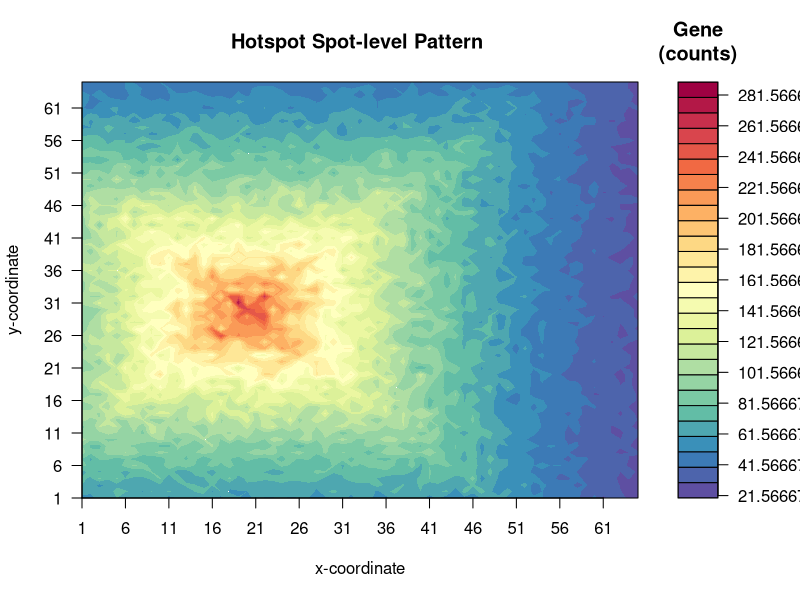
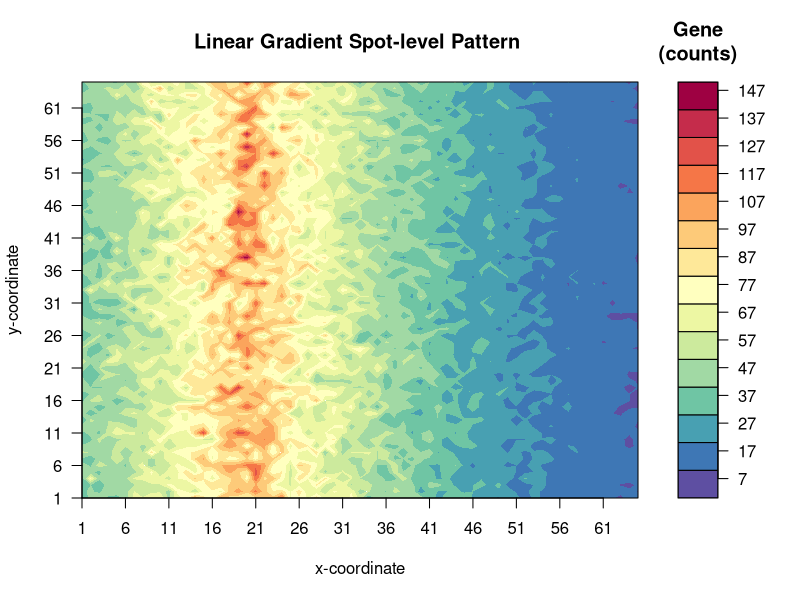
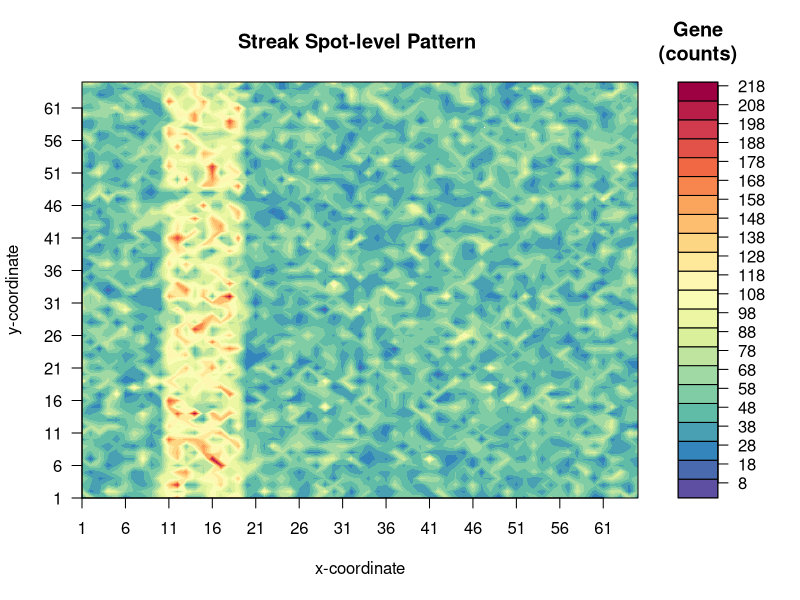
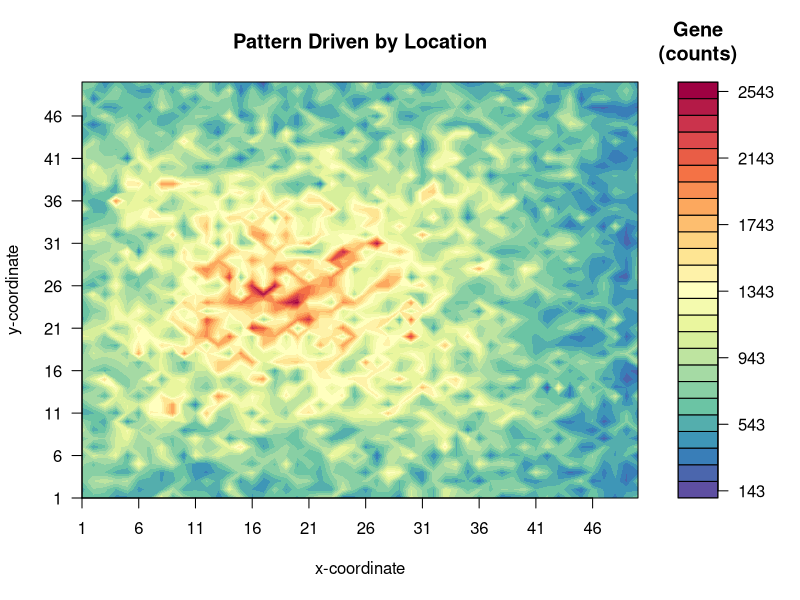
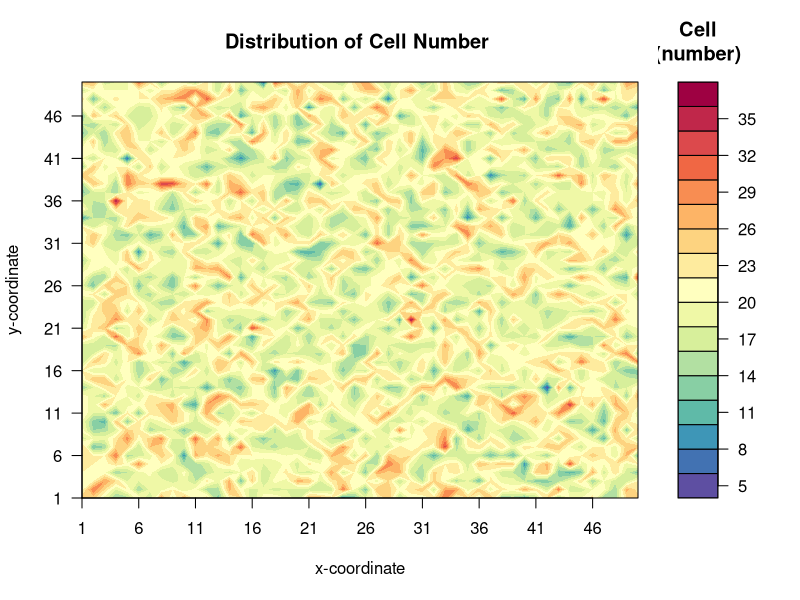
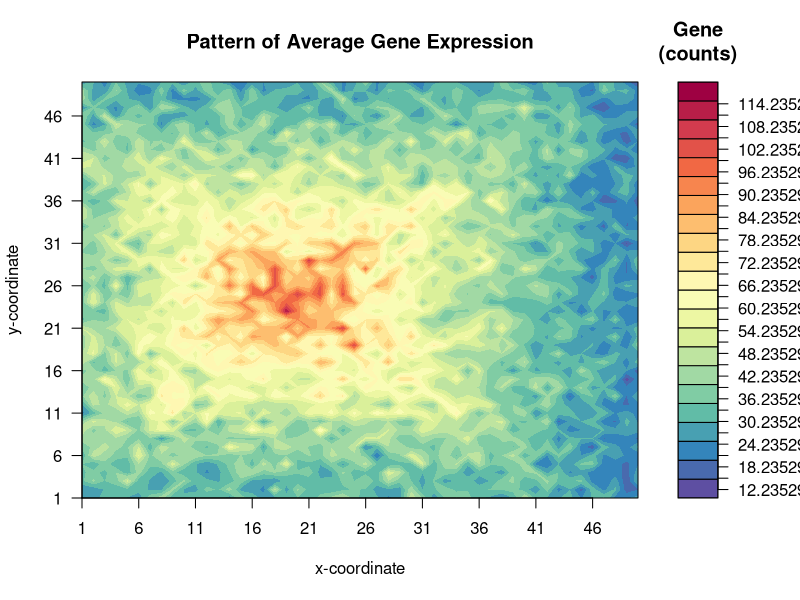

Generate these figures, in order, with R:
#spot-level pattern 
#start
library(RColorBrewer)
library(gplots)
myPalette <- colorRampPalette(rev(brewer.pal(11, "Spectral")))

#Hotspot：y1,y2:coordinates of index spot
#2x-1:length of rectangular with pattern, x should be odd number. x-1 need to be divide by k.
#k:thinkness of every layer
#r:change rate
#n: peak mean
#sz: size parameter in alternative parametrization of NB
#l:length of background rect.
kernal1<-function(y1,y2,x,k,r,n,sz,l){
  set.seed(104)
  aresult<-matrix(rep(0,(l^2)),nrow=l,ncol=l)
  result<-matrix(rep(0,(2*x-1)^2),nrow=2*x-1,ncol=2*x-1)
  result[x,x]<-n
  # x-1 has to be divided by k
  #four corner on every k "layer"
  for (t in (0:((x-1)/k-1))) {
    result[x-(t+1)*k,x+(t+1)*k]<-(1/r)*result[x-t*k,x+t*k]
    result[x+(t+1)*k,x+(t+1)*k]<-(1/r)*result[x+t*k,x+t*k]
    result[x-(t+1)*k,x-(t+1)*k]<-(1/r)*result[x-t*k,x-t*k]
    result[x+(t+1)*k,x-(t+1)*k]<-(1/r)*result[x+t*k,x-t*k]
    #four corner on every layer between k-1 and k    
    for (i in (0:(k-1))) {
      result[x-(t+1)*k+i,x+(t+1)*k-i]<-result[x-(t+1)*k,x+(t+1)*k]
      result[x+(t+1)*k-i,x+(t+1)*k-i]<-result[x+(t+1)*k,x+(t+1)*k]
      result[x-(t+1)*k+i,x-(t+1)*k+i]<-result[x-(t+1)*k,x-(t+1)*k]
      result[x+(t+1)*k-i,x-(t+1)*k+i]<-result[x+(t+1)*k,x-(t+1)*k]
      #every line aligned to the corner (clockwisely)  
      for (j in (1:(2*((t+1)*k-i)-1))) {
        result[x-(t+1)*k+i+j,x+(t+1)*k-i] <-result[x-(t+1)*k+i,x+(t+1)*k-i]
        result[x+(t+1)*k-i,x+(t+1)*k-i-j] <-result[x+(t+1)*k-i,x+(t+1)*k-i]
        result[x-(t+1)*k+i,x-(t+1)*k+i+j] <-result[x-(t+1)*k+i,x-(t+1)*k+i]
        result[x+(t+1)*k-i-j,x-(t+1)*k+i] <-result[x+(t+1)*k-i,x-(t+1)*k+i]
      }
    }
  }
  generate<-function(s){
    g<-mean(rnbinom(30,mu=s,size=sz))
  }
  cresult<-sapply(result,generate)
  dresult<-matrix(cresult,nrow=2*x-1,ncol=2*x-1,byrow=T)
  
  aresult[y1,y2]<-dresult[x,x]
  for (i in (0:min(c((y1-1),(x-1))))){
    aresult[y1-i,y2]<-dresult[x-i,x]
    for (j in (0:min(c((y2-1),(x-1))))){
      aresult[y1-i,y2-j]<-dresult[x-i,x-j]
    }
    for (t in (0:min(c((l-y2),(x-1))))){
      aresult[y1-i,y2+t]<-dresult[x-i,x+t]
    }
  }
  for (s in (0:min(c((l-y1),(x-1))))){
    aresult[y1+s,y2]<-dresult[x+s,x]
    for (j in (0:min(c((y2-1),(x-1))))){
      aresult[y1+s,y2-j]<-dresult[x+s,x-j]
    }
    for (t in (0:min(c((l-y2),(x-1))))){
      aresult[y1+s,y2+t]<-dresult[x+s,x+t]
    }
  }
  graph<-filled.contour(x = 1:nrow(aresult),y = 1:ncol(aresult),
                 z = aresult, color.palette = myPalette,
                 plot.title = title(main = "Hotspot Spot-level Pattern ",
                                    xlab = "x-coordinate",ylab = "y-coordinate"),
                 plot.axes = {axis(1, seq(1, ncol(aresult), by = 5))
                   axis(2, seq(1, nrow(aresult), by = 5))},
                 key.title = title(main="Gene\n(counts)"),
                 key.axes = axis(4, seq(min(aresult), max(aresult), by = 20)),
                 )
  finalresult<-list(aresult,graph)
  return(finalresult)
}
#example of kernal1
k11<-kernal1(20,30,60,2,1.1,250,7,65)



#linear gradient spot-level pattern
#y2:index column location
#2y-1: length of pattern
#r:change rate
#k:thinkness of each layer
#n:expected mean of gene counts of spot in index column
#sz:size of NB
#l: length of background
kernal2<-function(y2,y,r,k,n,sz,l){
  set.seed(103)
  result<-matrix(rep(0,l*((2*y)-1)),nrow=l,ncol=2*y-1)
  aresult<-matrix(rep(0,l^2),nrow=l,ncol=l)
  result[,y]<-n
  for (t in (0:((y-1)/k-1))){
    result[,y-(t+1)*k]<-(1/r)*result[,y-t*k]
    result[,y+(t+1)*k]<-(1/r)*result[,y+t*k]
   for (j in (0:(k-1))){
     result[,y-(t*k)+j]<-result[,y-t*k]
     result[,y+(t*k)-j]<-result[,y+t*k]
   }
  }
#  10,20,1.1,1,100,2,30
  generate<-function(s){
    g<-mean(rnbinom(20,mu=s,size=sz))
  } 
  cresult<-sapply(result,generate)
  dresult<-matrix(cresult,nrow=l,ncol=(2*y)-1,byrow=F)
  aresult[,y2]<-dresult[,y]
  for (i in (0:min(c(y-1,y2-1)))){
    aresult[,y2-i]<-dresult[,y-i]
  }
  for (j in (0:min(c(l-y2,y-1)))){
    aresult[,y2+j]<-dresult[,y+j]
  }
  graph<-filled.contour(x = 1:ncol(aresult),y = 1:nrow(aresult),
                        z = t(aresult), color.palette = myPalette,
                        plot.title = title(main = "Linear Gradient Spot-level Pattern ",
                                           xlab = "x-coordinate",ylab = "y-coordinate"),
                        plot.axes = {axis(1, seq(1, ncol(aresult), by = 5))
                          axis(2, seq(1, nrow(aresult), by = 5))},
                        key.title = title(main="Gene\n(counts)"),
                        key.axes = axis(4, seq(min(aresult), max(aresult), by = 10)),
  )
  finalresult<-list(aresult,graph,dresult)
  return(finalresult)
}
k12<-kernal2(20,50,1.05,1,100,2,65)[2]

#streak
kernal3<-function(y1,y2,n,sz,l,base){
  result<-matrix(rep(0,l^2),nrow=l,ncol=l)
  result[,y1:y2]<-n
  result[,0:y1]<-base
  result[,y2:l]<-base
  generate<-function(s){
    g<-rnbinom(1,mu=s,size=sz)
  }
  cresult<-sapply(result,generate)
  aresult<-matrix(cresult,nrow=l,ncol=l,byrow=F)
  graph<-filled.contour(x = 1:ncol(aresult),y = 1:nrow(aresult),
                        z = t(aresult), color.palette = myPalette,
                        plot.title = title(main = "Streak Spot-level Pattern ",
                                           xlab = "x-coordinate",ylab = "y-coordinate"),
                        plot.axes = {axis(1, seq(1, ncol(aresult), by = 5))
                          axis(2, seq(1, nrow(aresult), by = 5))},
                        key.title = title(main="Gene\n(counts)"),
                        key.axes = axis(4, seq(min(aresult), max(aresult), by = 10)),
  )
  finalresult<-list(aresult,graph)
  return(finalresult)
}
k13<-kernal3(10,20,100,10,65,50)



#Scenario 1: pattern on averge gene expression 
kernalsvg<-function(y1,y2,x,k,r,n,l,num){
  set.seed(103)
  aresult<-matrix(rep(0,(l^2)),nrow=l,ncol=l)
  result<-matrix(rep(0,(2*x-1)^2),nrow=2*x-1,ncol=2*x-1)
  numresult<-matrix(rpois(l^2,num),nrow=l,ncol=l)
  result[x,x]<-n
  # x-1 has to be divided by k
  #four corner on every k "layer"
  for (t in (0:((x-1)/k-1))) {
    result[x-(t+1)*k,x+(t+1)*k]<-(1/r)*result[x-t*k,x+t*k]
    result[x+(t+1)*k,x+(t+1)*k]<-(1/r)*result[x+t*k,x+t*k]
    result[x-(t+1)*k,x-(t+1)*k]<-(1/r)*result[x-t*k,x-t*k]
    result[x+(t+1)*k,x-(t+1)*k]<-(1/r)*result[x+t*k,x-t*k]
    #four corner on every layer between k-1 and k    
    for (i in (0:(k-1))) {
      result[x-(t+1)*k+i,x+(t+1)*k-i]<-result[x-(t+1)*k,x+(t+1)*k]
      result[x+(t+1)*k-i,x+(t+1)*k-i]<-result[x+(t+1)*k,x+(t+1)*k]
      result[x-(t+1)*k+i,x-(t+1)*k+i]<-result[x-(t+1)*k,x-(t+1)*k]
      result[x+(t+1)*k-i,x-(t+1)*k+i]<-result[x+(t+1)*k,x-(t+1)*k]
      #every line aligned to the corner (clockwisely)  
      for (j in (1:(2*((t+1)*k-i)-1))) {
        result[x-(t+1)*k+i+j,x+(t+1)*k-i] <-result[x-(t+1)*k+i,x+(t+1)*k-i]
        result[x+(t+1)*k-i,x+(t+1)*k-i-j] <-result[x+(t+1)*k-i,x+(t+1)*k-i]
        result[x-(t+1)*k+i,x-(t+1)*k+i+j] <-result[x-(t+1)*k+i,x-(t+1)*k+i]
        result[x+(t+1)*k-i-j,x-(t+1)*k+i] <-result[x+(t+1)*k-i,x-(t+1)*k+i]
      }
    }
  }

  generate2<-function(s){
    numb<-rpois(1,lambda=num)
    g<-sum(rpois(numb,lambda=rgamma(1,shape=s,scale=1)))
    return(list(numb,g))
  }
  cresult<-sapply(result,generate2)
  #dresult is sum counts of each spot in pattern part
  dresult<-matrix(as.numeric(cresult[2,]),nrow=2*x-1,ncol=2*x-1,byrow=T)
  #nresult is cell number of each spot
  nresult<-matrix(as.numeric(cresult[1,]),nrow=2*x-1,ncol=2*x-1,byrow=T)
  
  aresult[y1,y2]<-dresult[x,x]
  for (i in (0:min(c((y1-1),(x-1))))){
    aresult[y1-i,y2]<-dresult[x-i,x]
    for (j in (0:min(c((y2-1),(x-1))))){
      aresult[y1-i,y2-j]<-dresult[x-i,x-j]
    }
    for (t in (0:min(c((l-y2),(x-1))))){
      aresult[y1-i,y2+t]<-dresult[x-i,x+t]
    }
  }
  for (s in (0:min(c((l-y1),(x-1))))){
    aresult[y1+s,y2]<-dresult[x+s,x]
    for (j in (0:min(c((y2-1),(x-1))))){
      aresult[y1+s,y2-j]<-dresult[x+s,x-j]
    }
    for (t in (0:min(c((l-y2),(x-1))))){
      aresult[y1+s,y2+t]<-dresult[x+s,x+t]
    }
  }

#cell number pattern on whole map 
  numresult[y1,y2]<-nresult[x,x]
  for (i in (0:min(c((y1-1),(x-1))))){
    numresult[y1-i,y2]<-nresult[x-i,x]
    for (j in (0:min(c((y2-1),(x-1))))){
      numresult[y1-i,y2-j]<-nresult[x-i,x-j]
    }
    for (t in (0:min(c((l-y2),(x-1))))){
      numresult[y1-i,y2+t]<-nresult[x-i,x+t]
    }
  }
  for (s in (0:min(c((l-y1),(x-1))))){
    numresult[y1+s,y2]<-nresult[x+s,x]
    for (j in (0:min(c((y2-1),(x-1))))){
      numresult[y1+s,y2-j]<-nresult[x+s,x-j]
    }
    for (t in (0:min(c((l-y2),(x-1))))){
      numresult[y1+s,y2+t]<-nresult[x+s,x+t]
    }
  }
#Pattern of Average gene expression  
  avreuslt<-aresult/numresult
  graph1<-filled.contour(x = 1:nrow(aresult),y = 1:ncol(aresult),
                        z = aresult, color.palette = myPalette,
                        plot.title = title(main = "Pattern Driven by Location",
                                           xlab = "x-coordinate",ylab = "y-coordinate"),
                        plot.axes = {axis(1, seq(1, ncol(aresult), by = 5))
                          axis(2, seq(1, nrow(aresult), by = 5))},
                        key.title = title(main="Gene\n(counts)"),
                        key.axes = axis(4, seq(min(aresult), max(aresult), by = 400))
  ,)
  graph2<-filled.contour(x = 1:nrow(numresult),y = 1:ncol(numresult),
                         z = numresult, color.palette = myPalette,
                         plot.title = title(main = "Distribution of Cell Number ",
                                            xlab = "x-coordinate",ylab = "y-coordinate"),
                         plot.axes = {axis(1, seq(1, ncol(numresult), by = 5))
                           axis(2, seq(1, nrow(numresult), by = 5))},
                         key.title = title(main="Cell\n(number)"),
                         key.axes = axis(4, seq(min(numresult), max(numresult), by = 3))
  ,)
  graph3<-filled.contour(x = 1:nrow(avreuslt),y = 1:ncol(avreuslt),
                         z = avreuslt, color.palette = myPalette,
                         plot.title = title(main = "Pattern of Average Gene Expression",
                                            xlab = "x-coordinate",ylab = "y-coordinate"),
                         plot.axes = {axis(1, seq(1, ncol(avreuslt), by = 5))
                           axis(2, seq(1, nrow(avreuslt), by = 5))},
                         key.title = title(main="Gene\n(counts)"),
                         key.axes = axis(4, seq(min(avreuslt), max(avreuslt), by = 3))
  ,)
  finalresult<-list(graph1,graph2,graph3)
  return(finalresult)
}
kernal4<-kernalsvg(20,25,41,2,1.1,100,50,20)
